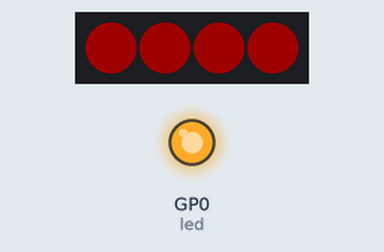
This program was run on a simulated Raspberry Pi Pico running MicroPython. Parts: 4 RGB LEDs in strip order, left to right, output pins drawn as LEDs (lit = HIGH). Dim RGB values are drawn brighter than linear; WiFi joins after 1.5 s; the clock reads 2024-03-15 10:24:30 at power-on unless the program sets it; what the program prints to the serial console is not drawn.

Above: at 0.1 s.
At 1.0 s:
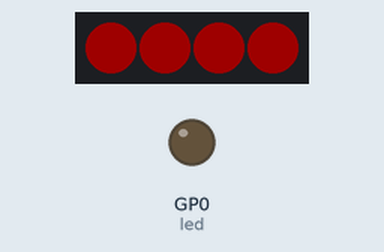
At 1.6 s:
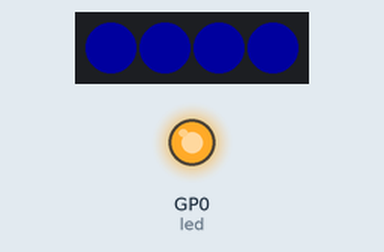
Timing chart, 0 to 3.1 s (numbered marks = the images above):
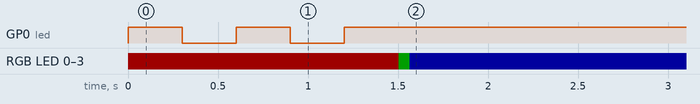

Measured:
- by itself, RGB LED 0–3: off → RGB(30, 0, 0) at 0.00 s, → RGB(0, 30, 0) 1.5 s later, → RGB(0, 0, 30) 0.06 s later

The program:

14_WiFi_NTP.py
```python
# ================================================================
#  파일명    : 14_WiFi_NTP.py
#  설명      : Wi-Fi 접속 후 NTP 서버에서 현재 시각(KST)을 받아온다.
#             접속 진행 상태를 온보드 네오픽셀 · LED 로 표시
#             빨강 = 접속 시도 · 노랑 = 실패
#             초록 = Wi-Fi OK  · 파랑 = 시간 동기화 완료
#             동기화 후 1초마다 KST 시각을 Shell 에 출력
#  참고      : Pico 2W 는 2.4GHz 대역만 지원 (5GHz 불가).
#             network · ntptime · neopixel 은 펌웨어 내장 (설치 불필요).
#             Thonny · Viper IDE(viper-ide.org) 양쪽에서 동일하게 실행.
#  대상 부품 : CYW43 무선 · SK6812 RGBW × 4 (GP5) · LED2 (GP0)
#  보드      : YeonTahn Board V1
#  회사      : TouchLabs (https://touchlabs.kr)
#  작성자    : yangjipsa
#  작성일    : 2026-09-03
# ================================================================

import network
import ntptime
import time
from machine import Pin
import neopixel

# ---------- 사용자 설정 · 본인 환경에 맞게 수정 ----------
#  ※ GitHub 공개 업로드 전, SSID · 비밀번호는 반드시 지우거나 치환
WIFI_SSID  = "여기에_와이파이_이름"       # 2.4GHz 대역만
WIFI_PASS  = "여기에_비밀번호"
NTP_HOST   = "kr.pool.ntp.org"           # 한국 NTP 서버
KST_OFFSET = 9 * 3600                     # 한국 표준시 = UTC + 9시간

# ---------- 온보드 부품 ----------
NUM = 4                                    # 네오픽셀 수 (U4 ~ U7)
led = Pin(0, Pin.OUT)                      # LED2 · 접속 중 깜빡임
np  = neopixel.NeoPixel(Pin(5), NUM, bpp=4)    # SK6812 RGBW · 4채널


def fill(r, g, b, w=0):
    """네오픽셀 4개를 같은 색으로."""
    for i in range(NUM):
        np[i] = (r, g, b, w)
    np.write()


def clear():
    """LED · 네오픽셀 모두 끄기."""
    led.value(0)
    fill(0, 0, 0)


def wifi_connect(timeout=15):
    """Wi-Fi 접속 · 성공 시 wlan 반환 · 실패 시 예외."""
    wlan = network.WLAN(network.STA_IF)
    wlan.active(True)
    if wlan.isconnected():
        return wlan

    print("Wi-Fi 접속 중 :", WIFI_SSID)
    fill(30, 0, 0)                         # 빨강 · 접속 시도
    wlan.connect(WIFI_SSID, WIFI_PASS)

    start = time.time()
    while not wlan.isconnected():
        if time.time() - start > timeout:
            fill(30, 25, 0)                # 노랑 · 실패
            raise RuntimeError("Wi-Fi 접속 실패 · SSID/비밀번호/2.4GHz 확인")
        led.toggle()                       # 접속 중 깜빡임
        time.sleep(0.3)

    led.value(1)                           # 접속되면 켜둠
    fill(0, 30, 0)                         # 초록 · Wi-Fi OK
    print("접속 완료! IP :", wlan.ifconfig()[0])
    return wlan


def sync_ntp(retry=3):
    """NTP 서버에서 시각을 받아 내부 RTC(UTC)를 맞춤."""
    ntptime.host = NTP_HOST
    for i in range(retry):
        try:
            ntptime.settime()              # RTC → UTC 기준
            fill(0, 0, 30)                 # 파랑 · 동기화 완료
            print("NTP 시간 동기화 성공 (" + NTP_HOST + ")")
            return True
        except Exception as e:
            print("NTP 재시도", i + 1, "/", retry, "·", e)
            time.sleep(2)
    return False


def now_kst():
    """UTC 에 KST offset 을 더해 '연-월-일 시:분:초' 반환."""
    t = time.localtime(time.time() + KST_OFFSET)
    return "{:04d}-{:02d}-{:02d} {:02d}:{:02d}:{:02d}".format(
        t[0], t[1], t[2], t[3], t[4], t[5])


# ---------- 시작 상태 · 모든 동작 없음 ----------
clear()

try:
    wifi_connect()

    if sync_ntp():
        print("현재 시각을 1초마다 출력합니다. (Ctrl+C 로 중지)")
        while True:
            print("현재 시각(KST) :", now_kst())
            time.sleep(1)
    else:
        fill(30, 25, 0)                    # 노랑 · 동기화 실패
        print("시간 동기화 실패 · 인터넷 연결 상태 확인")

except KeyboardInterrupt:
    pass

finally:
    # ---------- 종료 상태 · 모든 동작 없음 ----------
    clear()
```
